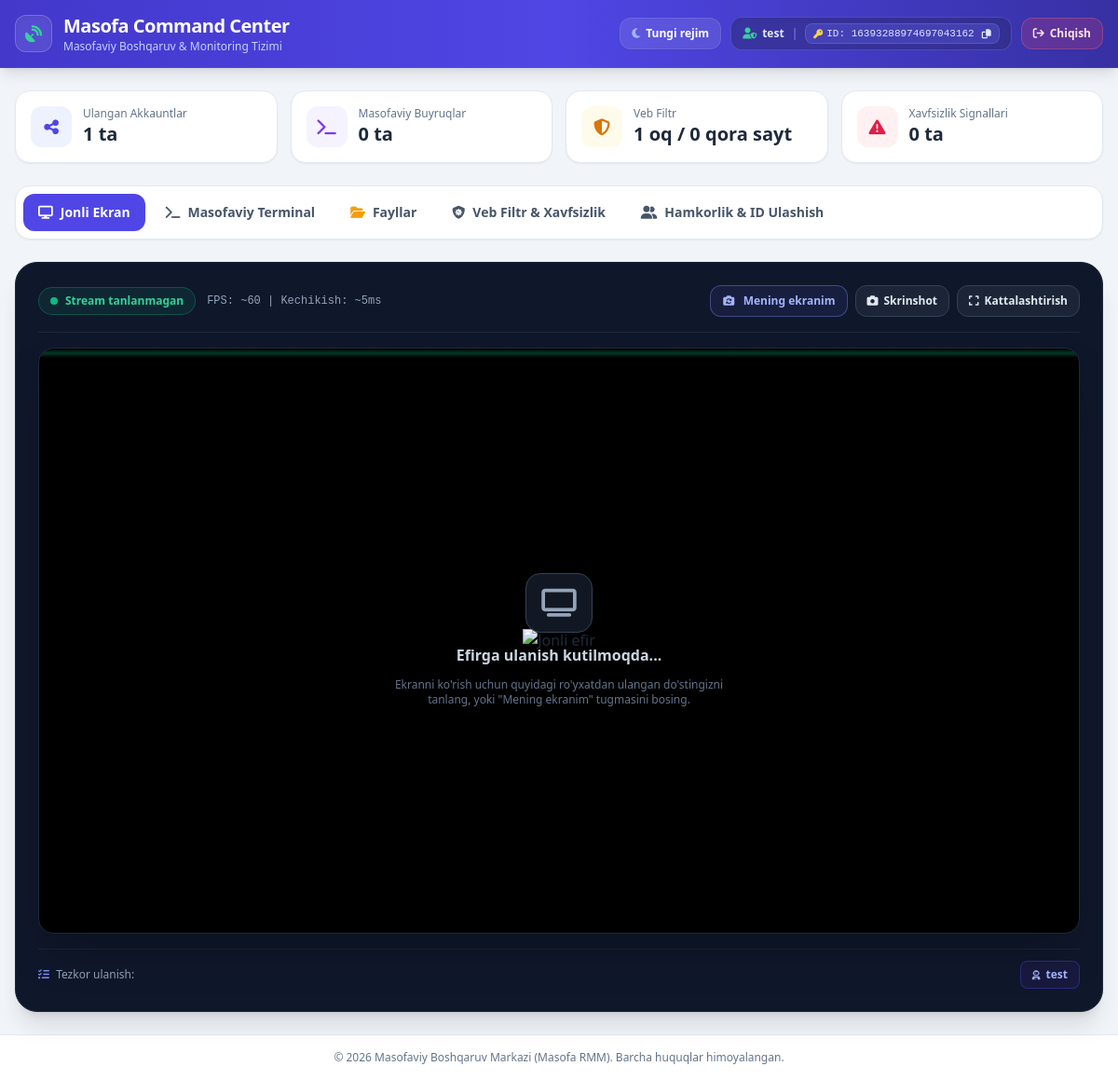
Page / (signed in) on the earlier database version.
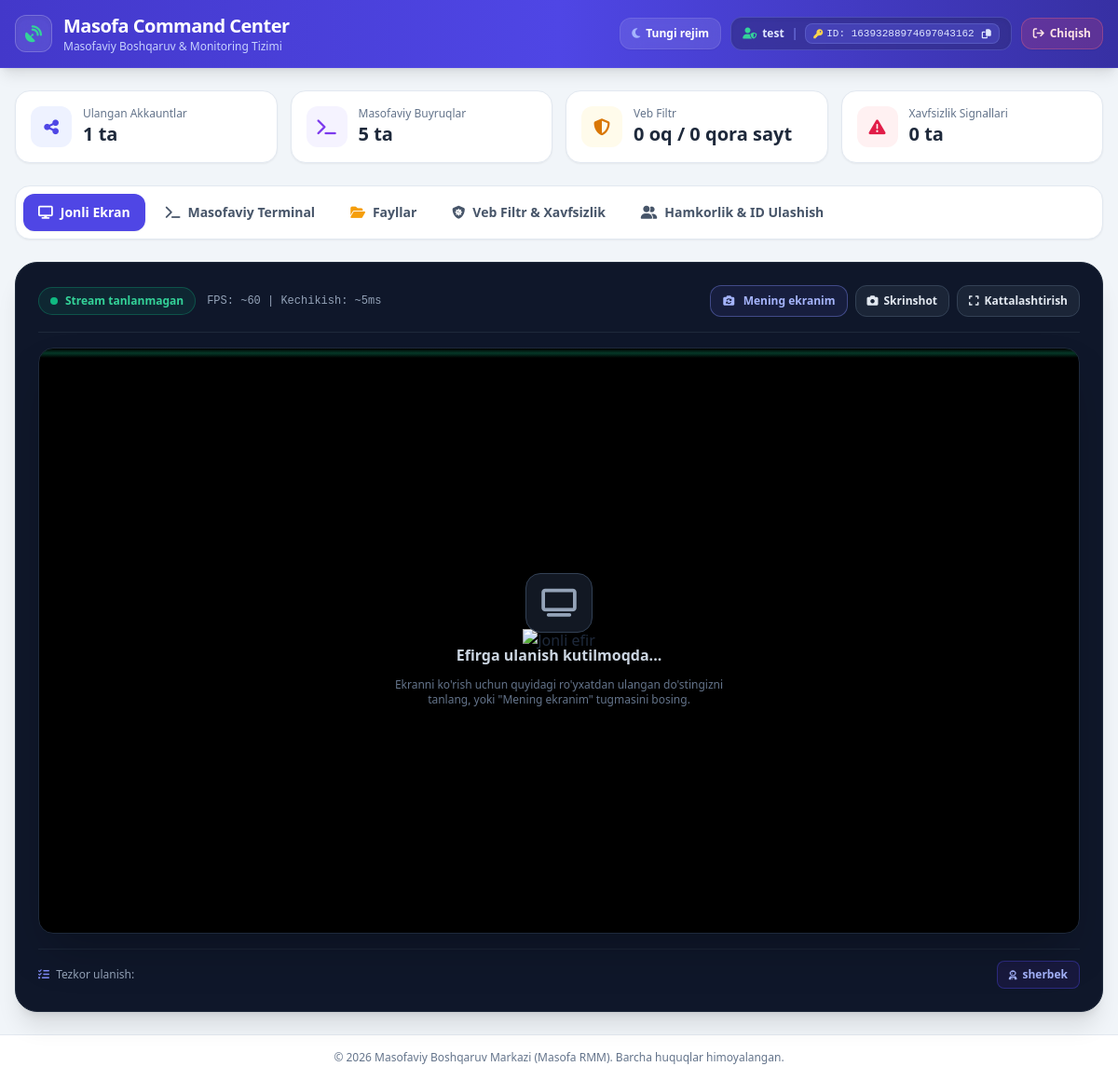
Same page on the later database version.
### lamp/models.py (models this page shows, shortened)
class SharedAccount(models.Model):
    owner = models.ForeignKey(User, on_delete=models.CASCADE, related_name='outgoing_shares')
    recipient = models.ForeignKey(User, on_delete=models.CASCADE, related_name='incoming_shares')
    display_name = models.CharField(max_length=100)
    created_at = models.DateTimeField(auto_now_add=True)
    class Meta:
        constraints = [
            models.UniqueConstraint(fields=('owner', 'recipient'), name='unique_shared_account_pair'),
        ]

### lamp/views.py (the view, shortened to what this page needs)
# urls.py: path('', index_view, name='home'),
@login_required(login_url='login')
def index_view(request):
    commands = Command.objects.filter(user=request.user).order_by('-created_at')
    allowed_sites = AllowedSite.objects.all().order_by('-created_at')
    blocked_sites = BlockedSite.objects.all().order_by('-created_at')
    warnings = SiteWarning.objects.all().order_by('-timestamp')
    computers = Computer.objects.filter(
        Q(owner=request.user) | Q(shared_with=request.user)
    ).distinct().order_by('name')
    shared_accounts = SharedAccount.objects.filter(recipient=request.user).select_related('owner').prefetch_related(
        Prefetch(
            'owner__owned_computers',
            queryset=Computer.objects.filter(is_online=True).order_by('name', 'pk'),
            to_attr='online_owned_computers',
        )
    ).order_by('-created_at')
    shared_account_count = shared_accounts.count()
    selected_computer = computers.first()
    user_profile = UserProfile.objects.filter(user=request.user).first()
    total_computers = computers.count()
    online_computers = sum(1 for c in computers if c.is_online)
    total_commands = commands.count()
    total_warnings = warnings.count()
    total_allowed_sites = allowed_sites.count()
    total_blocked_sites = blocked_sites.count()
    context = {
        'commands': commands,
        'allowed_sites': allowed_sites,
        'blocked_sites': blocked_sites,
        'warnings': warnings,
        'computers': computers,
        'shared_accounts': shared_accounts,
        'shared_account_count': shared_account_count,
        'selected_computer': selected_computer,
        'user_profile': user_profile,
        'account_id': getattr(user_profile, 'account_id', None),
        'total_computers': total_computers,
        'online_computers': online_computers,
        'total_commands': total_commands,
        'total_warnings': total_warnings,
        'total_allowed_sites': total_allowed_sites,
        'total_blocked_sites': total_blocked_sites,
    }
    return render(request, 'index.html', context)

### templates/index.html (shortened to what the changed rows need)
<!DOCTYPE html>
<html lang="uz">
<head>
    <script src="https://cdn.tailwindcss.com"></script>
    <link href="https://cdnjs.cloudflare.com/ajax/libs/font-awesome/6.4.0/css/all.min.css" rel="stylesheet">
</head>
<body class="bg-slate-100 font-sans text-slate-800 antialiased min-h-screen flex flex-col">
    <header class="bg-gradient-to-r from-indigo-700 via-indigo-600 to-indigo-800 shadow-lg text-white sticky top-0 z-40 border-b border-indigo-500/20">
        <div class="max-w-7xl mx-auto px-4 py-3.5 flex flex-wrap justify-between items-center gap-4">
            <div class="flex items-center gap-3">
                <div>
                    <h1 class="text-lg md:text-xl font-bold tracking-tight flex items-center gap-2">
                        Masofa Command Center
                    </h1>
                </div>
            </div>
        </div>
    </header>
    <main class="max-w-7xl mx-auto px-4 py-6 flex-grow w-full space-y-6">
        <div class="grid grid-cols-2 lg:grid-cols-4 gap-3.5">
            <div class="bg-white p-4 rounded-2xl border border-slate-200 shadow-sm flex items-center gap-3 hover:shadow-md transition">
                <div>
                    <p class="text-xs text-slate-500 font-medium">Masofaviy Buyruqlar</p>
                    <p class="text-xl font-bold text-slate-800">{{ total_commands|default:0 }} ta</p>
                </div>
            </div>
            <div class="bg-white p-4 rounded-2xl border border-slate-200 shadow-sm flex items-center gap-3 hover:shadow-md transition">
                <div class="flex-1">
                    <p class="text-xs text-slate-500 font-medium">Veb Filtr</p>
                    <p class="text-xl font-bold text-slate-800">{{ total_allowed_sites|default:0 }} oq / {{ total_blocked_sites|default:0 }} qora sayt</p>
                </div>
            </div>
        </div>
        <div id="tab-screen" class="tab-content space-y-6">
            <div id="streamContainerCard" class="bg-slate-900 border border-slate-800 p-4 md:p-6 rounded-3xl shadow-xl w-full text-center relative overflow-hidden">
                <div class="mt-4 pt-3 border-t border-slate-800/80 flex flex-wrap items-center justify-between gap-3 text-left">
                    <div class="flex flex-wrap items-center gap-2">
                        {% for shared_account in shared_accounts %}
                        {% if shared_account.owner.online_owned_computers %}
                        <button type="button" data-computer="{{ shared_account.owner.online_owned_computers.0.name }}" data-online="true" data-computer-id="{{ shared_account.owner.profile.account_id }}__{{ shared_account.owner.online_owned_computers.0.name }}" data-stream-id="user-{{ shared_account.owner.profile.account_id }}" data-stream-name="{{ shared_account.display_name }}" class="quick-stream-chip shared-screen-select inline-flex items-center gap-1.5 px-3 py-1.5 rounded-lg text-xs font-semibold bg-indigo-950/60 text-indigo-300 border border-indigo-600/40 hover:bg-indigo-900/60 transition">
                            <i class="fa-solid fa-user-astronaut text-[10px]"></i>
                            {{ shared_account.display_name }}
                        </button>
                        {% else %}
                        <button type="button" data-stream-id="user-{{ shared_account.owner.profile.account_id }}" data-stream-name="{{ shared_account.display_name }}" class="quick-stream-chip shared-screen-select inline-flex items-center gap-1.5 px-3 py-1.5 rounded-lg text-xs font-semibold bg-indigo-950/60 text-indigo-300 border border-indigo-600/40 hover:bg-indigo-900/60 transition">
                            <i class="fa-solid fa-user-astronaut text-[10px]"></i>
                            {{ shared_account.display_name }}
                        </button>
                        {% endif %}
                        {% empty %}
                        <span class="text-xs text-slate-500 italic">Ulangan akkauntlar yo'q</span>
                        {% endfor %}
                    </div>
                </div>
            </div>
        </div>
    </main>
</body>
</html>

Differences in the rows shown:
removed SharedAccount: display_name "test"
added SharedAccount: display_name "sherbek"
Other differences:
{{ total_commands|default:0 }}: "0" → "5"
{{ total_allowed_sites|default:0 }}: "1" → "0"
